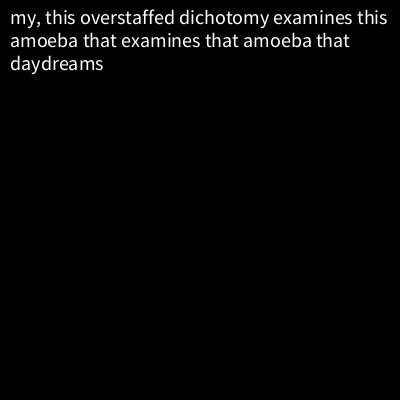
Frame 1 (no input)
Frame 60 (the mouse pressed at the canvas centre just before this capture): identical to frame 1, image omitted
Frame 120 (the mouse held since frame 60 and released just before this capture): identical to frame 1, image omitted

The Processing sketch that drew this single still picture (run headless with seeded random() and noise(); from frame 60 on, the mouse is pressed at the canvas centre):

// Processing sketch: Context_Free_Grammar
// ── Context_Free_Grammar.pde
// Coding Train
// Coding Challenge 43 - Context-Free Grammar
// https://www.youtube.com/watch?v=8Z9FRiW2Jlc&list=PLRqwX-V7Uu6ZiZxtDDRCi6uhfTH4FilpH&index=54

// JavaScript conversion

Grammar g;

void setup(){
  size(400, 400);
  
  g = new Grammar();  
  run();
  println("Click the mouse to generate another sentence");
}

void run(){
    String start = randomString(g.rules.get("S"));
    ArrayList<String> expansion = new ArrayList<String>();
    
    expand(start, expansion);
    writeText(expansion);
}

void expand(String s, ArrayList<String> a){
  String[] tokens = splitTokens(s, " ");

  for (String t : tokens){
    if ( g.rules.containsKey(t) ){
      String pick = randomString( g.rules.get(t) );
      expand(pick, a);
    } else {
      a.add(t);
    } 
  }
}

void writeText(ArrayList<String> e){
  String text = joinArrayList(e);
  textSize(20);
  fill(255);
  background(0);
  text(text, 10, 10, width - 10, height - 10);
}

void mouseClicked(){ run(); }
void draw(){} // need draw() to respond to mouse events

String randomString(String[] choices){
  return choices[ floor(random(choices.length)) ];
}

String joinArrayList(ArrayList<String> e){
  String result = "";
  for (String s : e){
    result += s + " ";
  }
  return result;
}
// ── Grammar.pde

// Test grammar -------------------
// "S"  -> "The N V"
// "N"  -> "cat", "dog", "sheep", "pig", "AJ N"
// "V"  -> "meows", "barks", "baas", "oinks", "V AV"
// "AJ" -> "fuzzy", "blue", "oily", "hungry"
// "AV" -> "sleepily", "quickly", "forlornly", "happily"

// Allison Parrish grammar --------
// "S"      -> "NP VP", "Interj NP VP"
// "NP"     -> "Det N", "Det N that VP", "Det Adj N"
// "VP"     -> "Vtrans NP", "Vintr"
// "Interj" -> "oh,", "my,", "wow,", "damn,"
// "Det"    -> "this", "that", "the"
// "N"      -> "amoeba", "dichotomy", "seagull", "trombone", ""
// "Adj"    -> "bald", "smug", "important", "tame", "overstaffed", ""
// "Vtrans" -> "computes", "examines", "foregrounds", ""
// "Vintr"  -> "coughs", "daydreams", "whines", "slobbers", ""

class Grammar {
  HashMap<String, String[]> rules;
  
  Grammar(){
    rules = new HashMap<String, String[]>();
    //rules.put("S",  new String[]{"The N V"});
    //rules.put("N",  new String[]{"cat", "dog", "sheep", "pig", "AJ N"});
    //rules.put("V",  new String[]{"meows", "barks", "baas", "oinks", "V AV"});
    //rules.put("AJ", new String[]{"fuzzy", "blue", "oily", "hungry"});
    //rules.put("AV", new String[]{"sleepily", "quickly", "forlornly", "happily"});
    
    rules.put("S",      new String[]{"NP VP", "Interj NP VP"});
    rules.put("NP",     new String[]{"Det N", "Det N that VP", "Det Adj N"});
    rules.put("VP",     new String[]{"Vtrans NP", "Vintr"});
    rules.put("Interj", new String[]{"oh,", "my,", "wow,", "damn,"});
    rules.put("Det",    new String[]{"this", "that", "the"});
    rules.put("N",      new String[]{"amoeba", "dichotomy", "seagull", "trombone"});
    rules.put("Adj",    new String[]{"bald", "smug", "important", "tame", "overstaffed"});
    rules.put("Vtrans", new String[]{"computes", "examines", "foregrounds"});
    rules.put("Vintr",  new String[]{"coughs", "daydreams", "whines", "slobbers"});
  }
}
